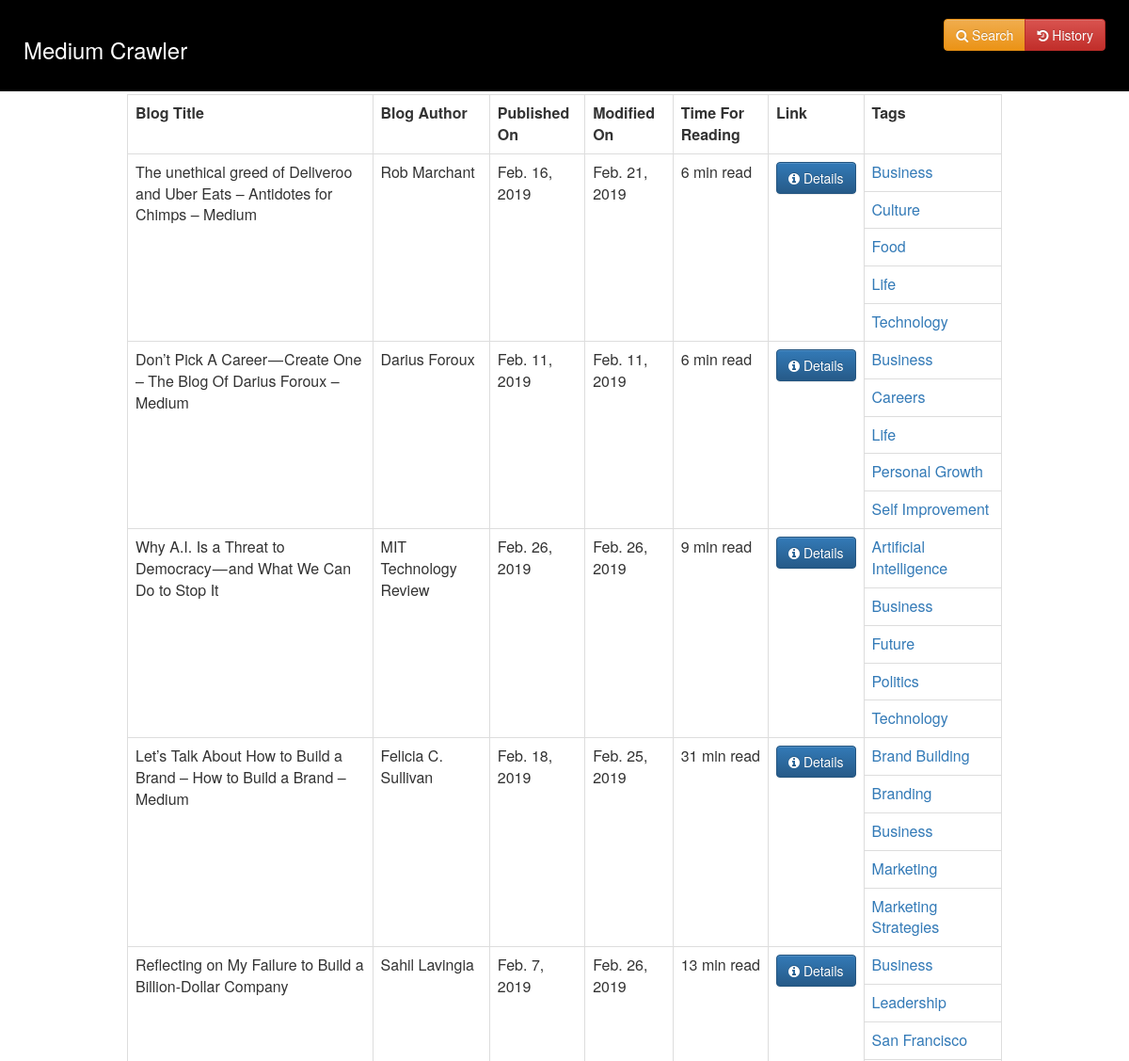
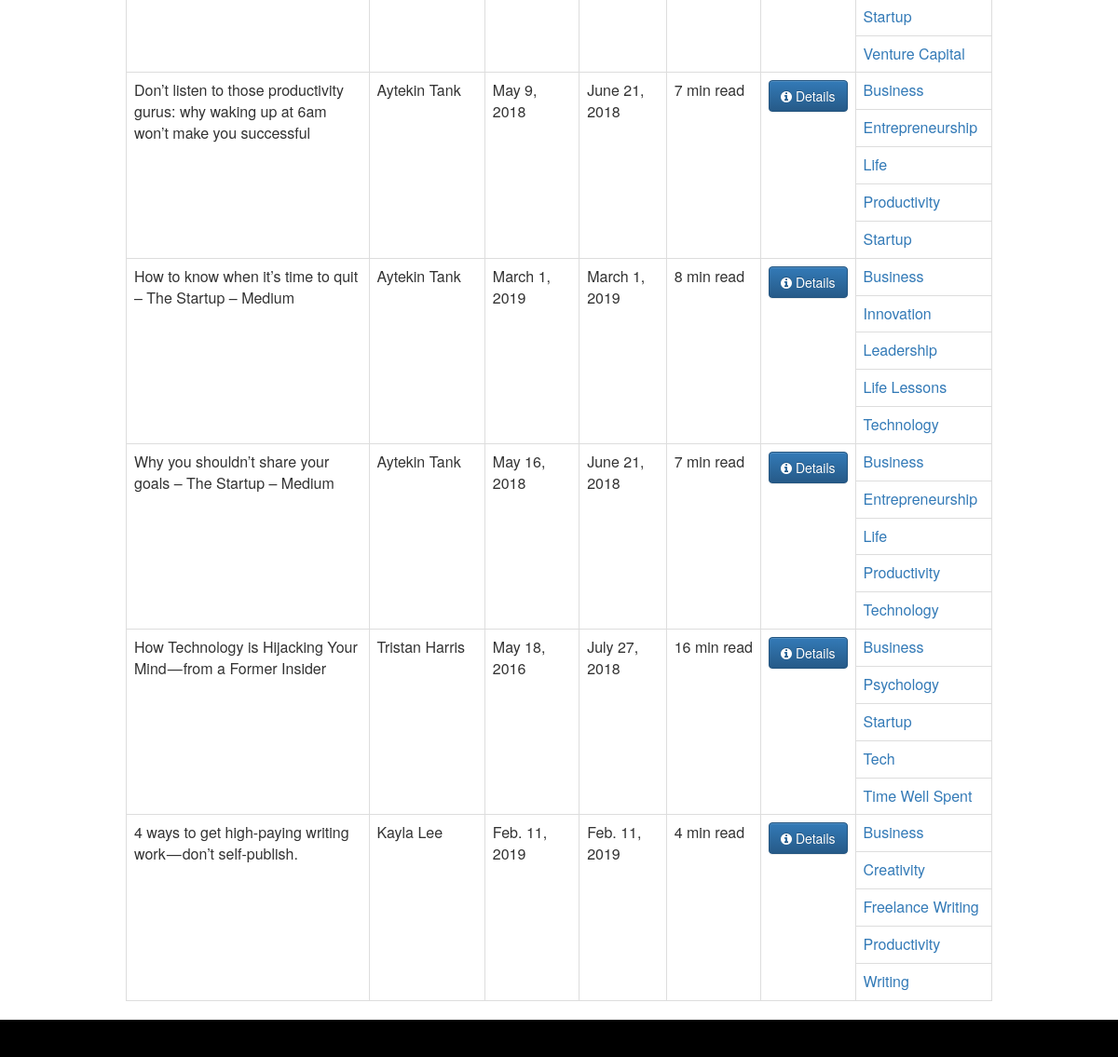
Screenshot of /tag/business with the database file from the repository (2 pictures, top to bottom).
### MediumCrawler/models.py (models this page shows)
class Blog(models.Model):
    blog_url = models.CharField(max_length = 500, primary_key = True)
    blog_author = models.CharField(max_length = 100)
    blog_title = models.TextField()
    blog_published_on = models.DateField()
    blog_modified_on = models.DateField()
    blog_read_duration = models.CharField(max_length = 20)
    blog_tags = models.ManyToManyField(BlogTag)

class BlogTag(models.Model):
    tag_name = models.CharField(max_length = 100, primary_key = True)

### MediumCrawler/views.py (the view)
# urls.py: path("tag/<str:pk>", views.tag_page, name = "tag_page"),
def tag_page(request, pk):
    context = {}
    try:
        context["tag_data"] = AccessedTag.objects.get(tag_name = pk)
    except AccessedTag.DoesNotExist:
        return redirect("home_page")
    return render(request, "MediumCrawler/tag_page.html", context)

### MediumCrawler/templates/MediumCrawler/tag_page.html
{% extends "MediumCrawler/base.html" %}
{% block content %}
    <div id="main">
    {% if tag_data.blogs.count > 0 %}
        <table class="table table-bordered">
            <tr>
                <th>Blog Title</th>
                <th>Blog Author</th>
                <th>Published On</th>
                <th>Modified On</th>
                <th>Time For Reading</th>
                <th>Link</th>
                <th>Tags</th>
            </tr>
            {% for blog in tag_data.blogs.all %}
                <tr>
                    <td rowspan =  {{ blog.blog_tags.count|add:"1" }}>{{ blog.blog_title }}</td>
                    <td rowspan =  {{ blog.blog_tags.count|add:"1" }}>{{ blog.blog_author }}</td>
                    <td rowspan =  {{ blog.blog_tags.count|add:"1" }}>{{ blog.blog_published_on }}</td>
                    <td rowspan =  {{ blog.blog_tags.count|add:"1" }}>{{ blog.blog_modified_on }}</td>
                    <td rowspan =  {{ blog.blog_tags.count|add:"1" }}>{{ blog.blog_read_duration }}</td>
                    <td rowspan =  {{ blog.blog_tags.count|add:"1" }}>
                        <a href =  {{ blog.blog_url }}>
                            <button type="button" class="btn btn-primary">
                                <i class="fa fa-info-circle" aria-hidden="true"></i> Details
                            </button>
                        </a>
                    </td>
                </tr>
                {% for tag in blog.blog_tags.all %}
                    <tr>
                        <td>
                            <a href="{% url 'tag_page' pk=tag.tag_name %}">
                                {{ tag.tag_name }}
                            </a>
                        </td>
                    </tr>
                {% endfor %}
            {% endfor %}
        </table>
    {% else %}
        <h4 style="text-align: center;">No blogs found.</h4>
    {% endif %}
    </div>
{% endblock %}

### MediumCrawler/static/css/MediumCrawler.css (style rules this page uses)
body { padding-top: 100px; padding-bottom: 40px; }

### rows the page displays
Blog: blog_title "The unethical greed of Deliveroo and Uber Eats – Antidotes for Chimps – Medium", blog_author "Rob Marchant", blog_published_on "Feb. 16, 2019", blog_modified_on "Feb. 21, 2019", blog_read_duration "6 min read"
BlogTag: tag_name "Business"
BlogTag: tag_name "Culture"
BlogTag: tag_name "Food"
BlogTag: tag_name "Life"
BlogTag: tag_name "Technology"
Blog: blog_title "Don’t Pick A Career — Create One – The Blog Of Darius Foroux – Medium", blog_author "Darius Foroux", blog_published_on "Feb. 11, 2019", blog_modified_on "Feb. 11, 2019", blog_read_duration "6 min read"
BlogTag: tag_name "Careers"
BlogTag: tag_name "Personal Growth"
BlogTag: tag_name "Self Improvement"
Blog: blog_title "Why A.I. Is a Threat to Democracy — and What We Can Do to Stop It", blog_author "MIT Technology Review", blog_published_on "Feb. 26, 2019", blog_modified_on "Feb. 26, 2019", blog_read_duration "9 min read"
BlogTag: tag_name "Artificial Intelligence"
BlogTag: tag_name "Future"
BlogTag: tag_name "Politics"
Blog: blog_title "Let’s Talk About How to Build a Brand – How to Build a Brand – Medium", blog_author "Felicia C. Sullivan", blog_published_on "Feb. 18, 2019", blog_modified_on "Feb. 25, 2019", blog_read_duration "31 min read"
BlogTag: tag_name "Brand Building"
BlogTag: tag_name "Branding"
BlogTag: tag_name "Marketing"
BlogTag: tag_name "Marketing Strategies"
Blog: blog_title "Reflecting on My Failure to Build a Billion-Dollar Company", blog_author "Sahil Lavingia", blog_published_on "Feb. 7, 2019", blog_modified_on "Feb. 26, 2019", blog_read_duration "13 min read"
BlogTag: tag_name "Leadership"
BlogTag: tag_name "San Francisco"
BlogTag: tag_name "Startup"
BlogTag: tag_name "Venture Capital"
Blog: blog_title "Don’t listen to those productivity gurus: why waking up at 6am won’t make you successful", blog_author "Aytekin Tank", blog_published_on "May 9, 2018", blog_modified_on "June 21, 2018", blog_read_duration "7 min read"
BlogTag: tag_name "Entrepreneurship"
BlogTag: tag_name "Productivity"
Blog: blog_title "How to know when it’s time to quit – The Startup – Medium", blog_author "Aytekin Tank", blog_published_on "March 1, 2019", blog_modified_on "March 1, 2019", blog_read_duration "8 min read"
BlogTag: tag_name "Innovation"
BlogTag: tag_name "Life Lessons"
Blog: blog_title "Why you shouldn’t share your goals – The Startup – Medium", blog_author "Aytekin Tank", blog_published_on "May 16, 2018", blog_modified_on "June 21, 2018", blog_read_duration "7 min read"
Blog: blog_title "How Technology is Hijacking Your Mind — from a Former Insider", blog_author "Tristan Harris", blog_published_on "May 18, 2016", blog_modified_on "July 27, 2018", blog_read_duration "16 min read"
BlogTag: tag_name "Psychology"
BlogTag: tag_name "Tech"
BlogTag: tag_name "Time Well Spent"
Blog: blog_title "4 ways to get high-paying writing work — don’t self-publish.", blog_author "Kayla Lee", blog_published_on "Feb. 11, 2019", blog_modified_on "Feb. 11, 2019", blog_read_duration "4 min read"
BlogTag: tag_name "Creativity"
BlogTag: tag_name "Freelance Writing"
BlogTag: tag_name "Writing"
